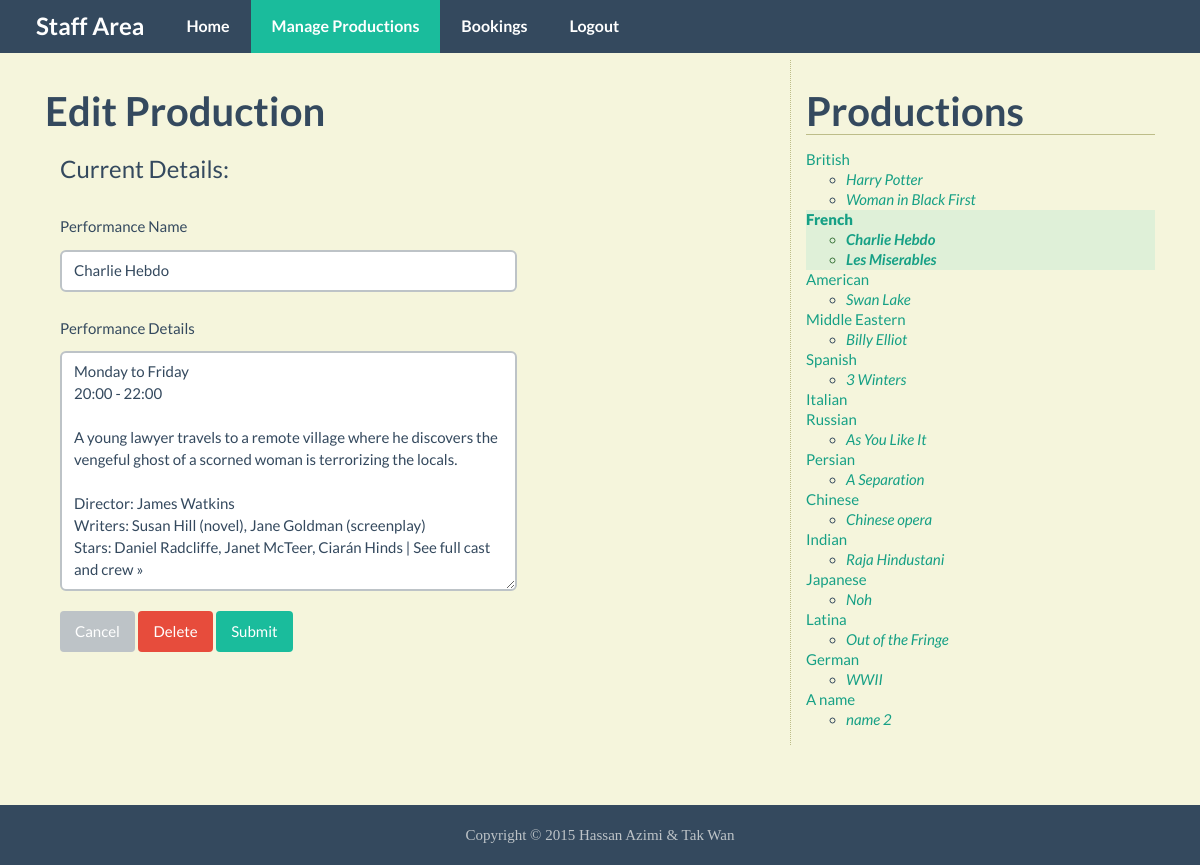
The page /edit_performance.php?performance=2 (signed in) on the database its author committed.
### tables this page shows
CREATE TABLE IF NOT EXISTS `Performance` (
`performance_id` int(11) NOT NULL,
  `production_id` int(11) NOT NULL,
  `performance_name` varchar(50) NOT NULL,
  `details` text
);

CREATE TABLE IF NOT EXISTS `Production` (
`production_id` int(11) NOT NULL,
  `production_name` varchar(50) NOT NULL,
  `production_type` varchar(20) DEFAULT NULL
);

### public/edit_performance.php (the view, shortened to what this page needs)
<?php require_once("../includes/db_connection.php"); ?>
<?php require_once("../includes/functions.php"); ?>
<?php find_selected_performance(); ?>
<?php include("../includes/layouts/header.php"); ?>
	<nav class="navbar navbar-inverse navbar-fixed-top">
		<section class="container">
			<div class="navbar-header">
				<a class="navbar-brand" href="staff.php">Staff Area</a>
			</div>
			<div id="navbar" class="collapse navbar-collapse">
				<ul class="nav navbar-nav">
					<li><a href="staff.php">Home</a></li>
					<li class="active"><a href="manage_content.php">Manage Productions</a></li>
					<li><a href="bookings.php">Bookings</a></li>
					<li><a href="logout.php">Logout</a></li>
			</div>
		</section>
	</nav>
	<section class="container">
		<section class="main col-lg-8">
			<h3>Edit Production</h3>
			<form action="edit_performance.php?performance=<?php echo urldecode($current_performance["performance_id"]) ?>" method="POST" role="form">
				<fieldset class="col-lg-8">
					<legend>Current Details:</legend>
					<div class="form-group">
						<label for="name">Performance Name</label>
						<input type="text" class="form-control" name="name" id="name" value="<?php echo htmlentities($current_performance["performance_name"]); ?>" placeholder="Production Name" maxlength="50" required>
					</div>
					<div class="form-group">
						<label for="details">Performance Details</label>
						<textarea class="form-control" name="details" id="details" cols="30" rows="10" placeholder="Performance Details"><?php echo htmlentities($current_performance["details"]); ?></textarea>
					</div>
					<a href="manage_content.php?performance=<?php echo urldecode($current_performance["performance_id"]); ?>" class="btn btn-default">Cancel</a>
					<a href="delete_performance.php?performance=<?php echo urldecode($current_performance["performance_id"]); ?>" class="btn btn-danger">Delete</a>
					<button type="submit" name="submit" class="btn btn-primary">Submit</button>
				</fieldset>
			</form>
		</section>
		<section class="sidebar col-lg-4">
			<h3>Productions</h3>
			<?php echo navigation($current_performance, $current_performance); ?>
		</section>
	</section>
<?php include("../includes/layouts/footer.php"); ?>

### includes/functions.php (shortened to what this page needs)
<?php
function find_all_productions() {
	global $connection;
	$query          = "SELECT * FROM Production ORDER BY production_id ASC";
	$production_set = mysqli_query($connection, $query);
	return $production_set;
}
function find_performances_for_production($production_id) {
	global $connection;
	$safe_production_id = mysqli_real_escape_string($connection, $production_id);
	$query              = "SELECT * FROM Performance WHERE production_id = {$safe_production_id} ORDER BY performance_name ASC";
	$performance_set    = mysqli_query($connection, $query);
	return $performance_set;
}
function find_performance_by_id($performance_id) {
	global $connection;
	$safe_performance_id = mysqli_real_escape_string($connection, $performance_id);
	$query               = "SELECT * FROM Performance WHERE performance_id = {$safe_performance_id} LIMIT 1";
	$performance_set     = mysqli_query($connection, $query);
	if($performance = mysqli_fetch_assoc($performance_set)) {
		return $performance;
	} else {
		return NULL;
	}
}
function navigation($production_array, $performance_array) {
	$output         = "<ul class='list-unstyled'>";
	$production_set = find_all_productions();
	while($production = mysqli_fetch_assoc($production_set)) {
		$output .= "<li";
		if($production_array && $production["production_id"] == $production_array["production_id"]) {
			$output .= " class='selected alert-success'";
		}
		$output .= ">";
		$output .= "<a href='manage_content.php?production=";
		$output .= urlencode($production["production_id"]);
		$output .= "'>";
		$output .= htmlentities($production["production_name"]);
		$output .= "</a>";
		$performance_set = find_performances_for_production($production["production_id"]);
		$output .= "<ul>";
		while($performance = mysqli_fetch_assoc($performance_set)) {
			$output .= "<li";
			if($performance_array && $performance["performance_id"] == $performance_array["performance_id"]) {
				$output .= " class='selected alert-success'";
			}
			$output .= ">";
			$output .= "<a href='manage_content.php?performance=";
			$output .= urlencode($performance["performance_id"]);
			$output .= "'>";
			$output .= htmlentities($performance["performance_name"]);
			$output .= "</a></li>";
		}
		$output .= "</ul></li>";
	}
	$output .= "</ul>";
	return $output;
}
function find_selected_performance() {
	if(isset($_GET["production"])) {
		$current_production  = find_production_by_id($_GET["production"]);
		$current_performance = NULL;
	} elseif(isset($_GET["performance"])) {
		$current_performance = find_performance_by_id($_GET["performance"]);
	} else {
		$current_production  = NULL;
		$current_performance = NULL;
	}
}

### public/css/custom.css (style rules this page uses)
html { position : relative; min-height : 100%; }
body { margin-bottom : 60px; background-color : #F5F5DC; }
body > .container { padding : 60px 15px; }
.sidebar { border-left : 1px dotted #BDBD89; }
.sidebar h3 { border-bottom : 1px solid #BDBD89; }
textarea { resize : vertical; }
.selected { font-weight : 900; }
ul, li { line-height : 20px; font-size : 15px; }
ul > li > ul > li { font-style : italic; }

### rows shown on the page
performance: name "Charlie Hebdo", details "Monday to Friday 20:00 - 22:00 A young lawyer travels to a remote village where he discovers the vengeful ghost of a scorned woman is terrorizing the locals. Director: James Watkins Writers: Susan Hill (novel), Jane Goldman (screenplay) Stars: Daniel Radcliffe, Janet McTeer, Ciarán Hinds | See full cast and crew »", value "Charlie Hebdo"
production: value "British"
performance: value "Harry Potter"
performance: value "Woman in Black First"
production: value "French"
performance: value "Les Miserables"
production: value "American"
performance: value "Swan Lake"
production: value "Middle Eastern"
performance: value "Billy Elliot"
production: value "Spanish"
performance: value "3 Winters"
production: value "Italian"
production: value "Russian"
performance: value "As You Like It"
production: value "Persian"
performance: value "A Separation"
production: value "Chinese"
performance: value "Chinese opera"
production: value "Indian"
performance: value "Raja Hindustani"
production: value "Japanese"
performance: value "Noh"
production: value "Latina"
performance: value "Out of the Fringe"
production: value "German"
performance: value "WWII"
production: value "A name"
performance: value "name 2"
